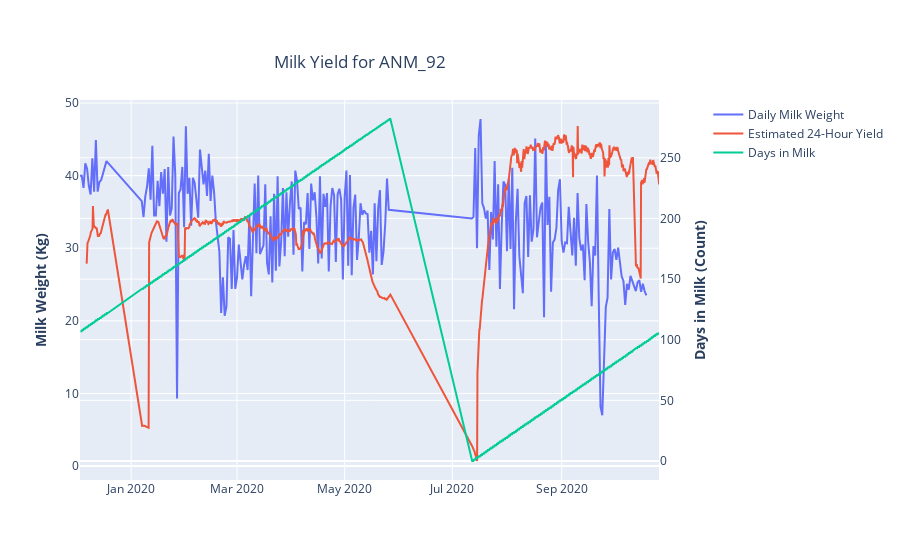

Write notebook code for a chart like this one.
### Code cell
# Create a plotly figure window
fig = go.Figure()

# Create figure with secondary y-axis
fig = make_subplots(specs=[[{"secondary_y": True}]])

# Add traces
fig.add_trace(go.Scatter(x=anm_group_day_summ.loc["anm_92"][('milkng_date', 'count')].index, y=anm_group_day_summ.loc["anm_99"]["milk_wgt"]["sum"],
                    mode='lines',
                    name='Daily Milk Weight',
                    hovertemplate='<b>Date: %{x}</b><br> Milk yield: %{y:.2f}<br>'))

fig.add_trace(go.Scatter(x=df['milkng_date'], y=df["24_hr_yield"],
                    mode='lines',
                    name='Estimated 24-Hour Yield',
                    hovertemplate='<b>Date: %{x}</b><br> Estimated milk yield: %{y:.2f}<br>'))

fig.add_trace(go.Scatter(x=df['milkng_date'], y=df["dim"],
                    mode='lines',
                    name='Days in Milk',
                    customdata = df['lact_no'],
                    hovertemplate='<b>Date: %{x}</b><br>Days in Milk: %{y}<br> Lactation number: %{customdata}'),
                    secondary_y=True)


# Set x-axis title
#fig.update_xaxes(range =["2019-11-01", "2020-04-30"], title_text="<b>Date<b>")

# Set y-axes titles
fig.update_yaxes(title_text="<b>Milk Weight (Kg)</b>", secondary_y=False)
fig.update_yaxes(title_text="<b>Days in Milk (Count)</b>", secondary_y=True)

fig.update_layout(title={'text': "Milk Yield for ANM_92", 'x' :0.4, 'y':0.9, 'xanchor': 'center', 'yanchor': 'top'})

fig.show()

### Figure 1 — Plotly figure (JSON) as saved in the notebook; plotly's stock layout.template omitted (floating-point values rounded to 4 significant figures; data arrays with more than 128 entries replaced by an {"elided": "..."} marker saying what was removed)
{"data": [{"hovertemplate": "<b>Date: %{x}</b><br> Milk yield: %{y:.2f}<br>", "mode": "lines", "name": "Daily Milk Weight", "type": "scatter", "x": {"elided": "263 str values"}, "y": {"elided": "256 float values"}}, {"hovertemplate": "<b>Date: %{x}</b><br> Estimated milk yield: %{y:.2f}<br>", "mode": "lines", "name": "Estimated 24-Hour Yield", "type": "scatter", "x": {"elided": "1027 str values"}, "y": {"elided": "1027 float values"}}, {"customdata": {"elided": "1027 int values"}, "hovertemplate": "<b>Date: %{x}</b><br>Days in Milk: %{y}<br> Lactation number: %{customdata}", "mode": "lines", "name": "Days in Milk", "type": "scatter", "x": {"elided": "1027 str values"}, "xaxis": "x", "y": {"elided": "1027 int values"}, "yaxis": "y2"}], "layout": {"title": {"text": "Milk Yield for ANM_92", "x": 0.4, "xanchor": "center", "y": 0.9, "yanchor": "top"}, "xaxis": {"anchor": "y", "domain": [0, 0.94]}, "yaxis": {"anchor": "x", "domain": [0, 1], "title": {"text": "<b>Milk Weight (Kg)</b>"}}, "yaxis2": {"anchor": "x", "overlaying": "y", "side": "right", "title": {"text": "<b>Days in Milk (Count)</b>"}}}}
